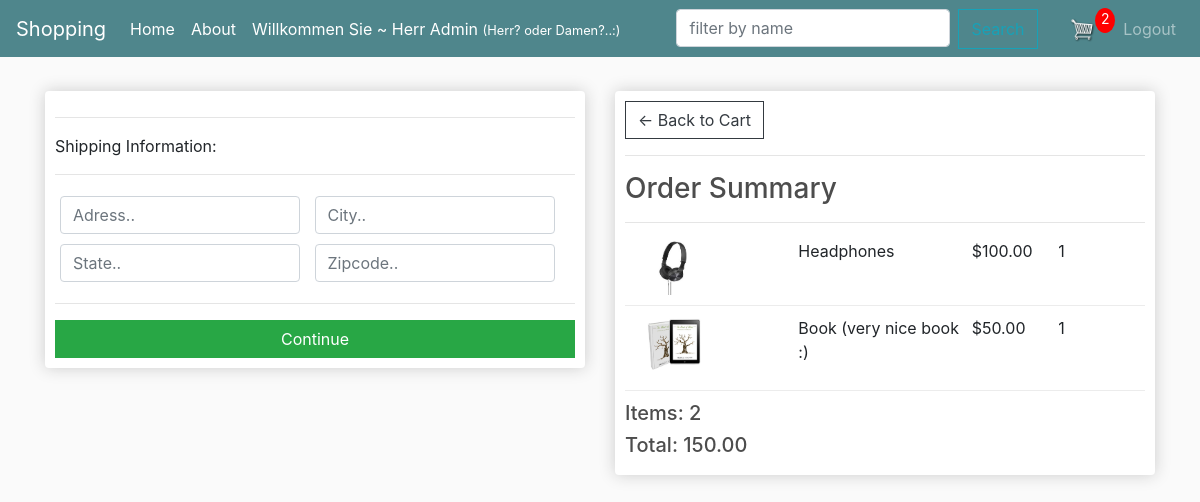
Screenshot of /checkout/ (signed in) with the database file from the repository.
### store/models.py (models this page shows, shortened)
class OrderItem(models.Model):
    product = models.ForeignKey(Product, on_delete=models.SET_NULL, null=True)
    order = models.ForeignKey(Order, on_delete=models.SET_NULL, null=True)
    quantity = models.IntegerField(default=0, null=True, blank=True)
    date_added = models.DateTimeField(auto_now_add=True)
    @property
    def get_total(self):
        total = self.product.price * self.quantity
        return total

class Product(models.Model):
    name = models.CharField(max_length=200)
    price = models.FloatField()
    digital = models.BooleanField(default=False, null=True, blank=True)
    image = models.ImageField(null=True, blank=True)
    @property  # @property decorator to access it like an attribute
    def imageURL(self):
        try:
            url = self.image.url
        except Exception:
            url = ''
        return url

class Order(models.Model):
    customer = models.ForeignKey(User, on_delete=models.SET_NULL, null=True, blank=True)
    date_ordered = models.DateTimeField(auto_now_add=True)
    complete = models.BooleanField(default=False)
    transaction_id = models.CharField(max_length=100, null=True)
    @property
    def get_cart_total(self):
        orderitems = self.orderitem_set.all()
        total = sum([item.get_total for item in orderitems])
        return total
    @property
    def get_cart_items(self):
        orderitems = self.orderitem_set.all()
        total = sum([item.quantity for item in orderitems])
        return total
    @property
    def shipping(self):
        shipping = False
        orderitems = self.orderitem_set.all()
        for item in orderitems:
            if item.product.digital == False:
                shipping = True
        return shipping

### store/views.py (the view)
# urls.py: path('checkout/', views.checkout, name='checkout'),
def checkout(request):
    data = cart_data(request)
    total_quantity_in_cart = data['total_quantity_in_cart']
    order = data['order']
    items = data['items']
    context = {'items': items, 'order': order,
               'total_quantity_in_cart': total_quantity_in_cart}
    return render(request, 'store/checkout.html', context)

### store/utils.py (called while the page is built)
def cart_data(request):
    if request.user.is_authenticated:
        customer = request.user
        order, created = Order.objects.get_or_create(
            customer=customer, complete=False)
        items = order.orderitem_set.all()
        total_quantity_in_cart = order.get_cart_items
    else:
        cookie_data = cookie_cart(request)
        total_quantity_in_cart = cookie_data['total_quantity_in_cart']
        order = cookie_data['order']
        items = cookie_data['items']
    return {'items': items, 'order': order, 'total_quantity_in_cart': total_quantity_in_cart}

### store/templates/store/checkout.html (shortened to what this page needs)
{% extends "store/main.html" %}
{% load static %}
{% block content %}
<div class="row">
    <div class="col-lg-6">
        <div class="box-element" id="form-wrapper">
            <form id="form">
                <div id="shipping-info">
                    <hr>
                    <p>Shipping Information:</p>
                    <hr>
                    <div class="form-field">
                        <input required class="form-control" type="text" name="address" placeholder="Adress..">
                    </div>
                    <div class="form-field">
                        <input required class="form-control" type="text" name="city" placeholder="City..">
                    </div>
                    <div class="form-field">
                        <input required class="form-control" type="text" name="state" placeholder="State..">
                    </div>
                    <div class="form-field">
                        <input required class="form-control" type="text" name="zipcode" placeholder="Zipcode..">
                    </div>
                </div>
                <hr>
                <input id="form-button" class="btn btn-success btn-block" type="submit" value="Continue">
            </form>
        </div>
        <br>
    </div>
    <div class="col-lg-6">
        <div class="box-element">
            <a class="btn btn-outline-dark" href="{% url 'cart' %}">&#x2190; Back to Cart</a>
            <hr>
            <h3>Order Summary</h3>
            <hr>
            {% for item in items %}
            <div class="cart-row">
                <div style="flex: 2;"><img class="row-image" src="{{item.product.imageURL}}" alt="prod.Image"></div>
                <div style="flex: 2;"><p>{{item.product.name}}</p></div>
                <div style="flex: 1;"><p>${{item.product.price|floatformat:2}}</p></div>
                <div style="flex: 1;"><p>{{item.quantity}}</p></div>
            </div>
            {% endfor %}
            <h5>Items: {{order.get_cart_items}}</h5>
            <h5>Total: {{order.get_cart_total|floatformat:2}}</h5>
        </div>
    </div>
</div>
{% endblock content %}

### store/templates/store/main.html (shortened to what this page needs)
<!DOCTYPE html> {% load static %}
<html>
<head>
    <link rel="stylesheet" href="https://stackpath.bootstrapcdn.com/bootstrap/4.4.1/css/bootstrap.min.css">
    <link rel="stylesheet" type="text/css" href="{% static 'css/main.css' %}">
</head>
<body>
    <nav class="navbar navbar-expand-lg navbar-dark bg-dark">
        <a class="navbar-brand" href="{% url 'store' %}">Shopping</a>
        <div class="collapse navbar-collapse" id="navbarSupportedContent">
            <ul class="navbar-nav mr-auto">
                <li class="nav-item active">
                    <a class="nav-link" href="{% url 'home' %}">Home<span class="sr-only">(current)</span></a>
                </li>
                <li class="nav-item active">
                    <a class="nav-link" href="{% url 'about' %}">About</a>
                </li>
                {% if user.is_authenticated %}
                <li class="nav-item active">
                    <a class="nav-item nav-link" href="{% url 'profile' %}">Willkommen Sie ~ Herr {{ user.username|title }} <small>(Herr? oder Damen?..:)</small></a>
                </li>
                {% else %}
                <li class="nav-item active">
                    <a class="nav-item nav-link" href="#"><small>Bitte</small> Loggen Sie sich ein ~ Herr? oder Damen?..</a>
                </li>
                {% endif %}
                <form class="d-flex ml-5" action="{% url 'store' %}" method="GET">
                    <input class="form-control me-2" type="search" name='q' placeholder="filter by name" aria-label="Search">
                    <button class="btn btn-outline-info ml-2" type="submit">Search</button>
                </form>
            </ul>
            <div class="form-inline my-2 my-lg-0">
                <a href="{% url 'cart' %}">
                    <img id="cart-icon" src="{% static 'images/cart.png' %}" alt="cart-image">
                </a>
                <p id="cart-total">{% firstof total_quantity_in_cart '0' %}</p>
                <div class="navbar-nav">
                    {% if user.is_authenticated %}
                    <a class="nav-item nav-link" href="{% url 'logout' %}">Logout</a> {% else %}
                    <a class="nav-item nav-link" href="{% url 'login' %}">Login</a>
                    <a class="nav-item nav-link" href="{% url 'register' %}">Register</a> {% endif %}
                </div>
            </div>
        </div>
    </nav>
    <div class="container">
        <br> {% block content %} {% endblock content %}
    </div>
</body>
</html>

### static/css/main.css (style rules this page uses)
body { background-color: hsl(0, 0%, 98%); }
h1, h2, h3, h4, h5, h6 { color: hsl(0, 0%, 30%); }
.box-element { box-shadow: hsl(0, 0%, 80%) 0 0 16px; background-color: #fff; border-radius: 4px; padding: 10px; }
.bg-dark { background-color: #4f868c!important; }
#cart-icon { width: 25px; display: inline-block; margin-left: 15px; }
#cart-total { display: block; text-align: center; color: #fff; background-color: red; width: 20px; height: 25px; border-radius: 50%; font-size: 14px; }
.col-lg-4, .col-lg-6, .col-lg-8, .col-lg-12 { margin-top: 10px; }
.btn { border-radius: 0; }
.row-image { width: 100px; }
.form-field { width: 250px; display: inline-block; padding: 5px; }
.cart-row { display: flex; align-items: flex-stretch; padding-bottom: 10px; margin-bottom: 10px; border-bottom: 1px solid #ececec; }

### rows the page displays
OrderItem: product.imageURL (picture), product.name "Headphones", product.price "100.00", quantity "1"
OrderItem: product.imageURL (picture), product.name "Book (very nice book :)", product.price "50.00", quantity "1"
Order: get_cart_items "2", get_cart_total "150.00"

### other values shown
{{ user.username|title }} "Admin"
